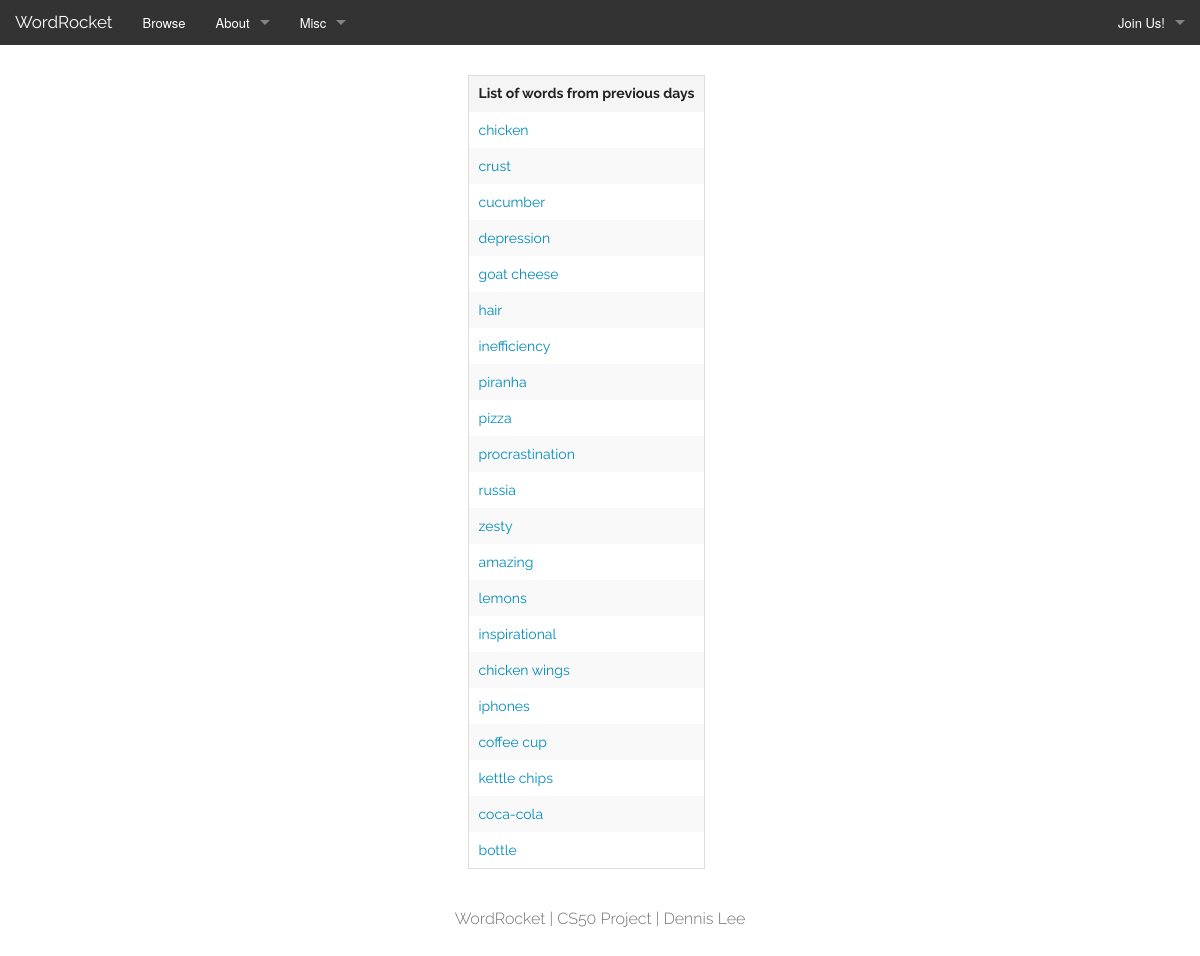
/categories.php, run on the app's committed database.
### tables this page shows
CREATE TABLE `words` (
  `id` int(10) unsigned NOT NULL AUTO_INCREMENT,
  `word` varchar(255) NOT NULL,
  PRIMARY KEY (`id`),
  UNIQUE KEY `username` (`word`),
  KEY `id` (`id`)
);

### public/categories.php (called while the page is built, shortened)
<?php
    require ('../templates/categories_template.php');
    exit;
?>

### includes/functions.php (called while the page is built, shortened)
<?php
    function query()
    {
        $sql = func_get_arg(0);
        $parameters = array_slice(func_get_args(), 1);
        static $handle;
        if (!isset($handle))
        {
            try
            {
                $handle = new PDO("mysql:dbname=" . DATABASE . ";host=" . SERVER, USERNAME, PASSWORD);
                $handle->setAttribute(PDO::ATTR_EMULATE_PREPARES, false);
            }
            catch (Exception $e)
            {
                trigger_error($e->getMessage(), E_USER_ERROR);
                exit;
            }
        }
        $statement = $handle->prepare($sql);
        $results = $statement->execute($parameters);
        if ($results !== false)
        {
            return $statement->fetchAll(PDO::FETCH_ASSOC);
        }
        else
        {
            return false;
        }
    }
?>

### templates/categories_template.php (the view)
<?php require '../templates/header.php'; ?>
<div class="small-3 small-centered columns large-3 large-centered columns">
    <table>
        <thead>
            <tr>
                <th>List of words from previous days</th>
            </tr>
        </thead>
        <tbody>
            <?php
                $days = query("SELECT DATEDIFF(CURDATE(), '2013-11-25') AS DiffDate");
                $categories = query("SELECT word FROM words WHERE id <= ?", $days[0]["DiffDate"]);
                foreach($categories as $category)
                {
                    $url = "browse.php?category=" . "{$category["word"]}";
                    print("<tr><td><a href=\"{$url}\">{$category["word"]}</a></td></tr>");
                }
            ?>
        </tbody>
    </table>
</div>
<?php require '../templates/footer.php'; ?>

### public/css/style.css (style rules this page uses)
html, h1, h2, h3, h4, h5, h6, p, table, li, a { font-family:"Raleway", sans-serif; }
html, body { margin:0; padding:0; height:100%; }

### data on the page
words: word "chicken"
words: word "crust"
words: word "cucumber"
words: word "depression"
words: word "goat cheese"
words: word "hair"
words: word "inefficiency"
words: word "piranha"
words: word "pizza"
words: word "procrastination"
words: word "russia"
words: word "zesty"
words: word "amazing"
words: word "lemons"
words: word "inspirational"
words: word "chicken wings"
words: word "iphones"
words: word "coffee cup"
words: word "kettle chips"
words: word "coca-cola"
words: word "bottle"
